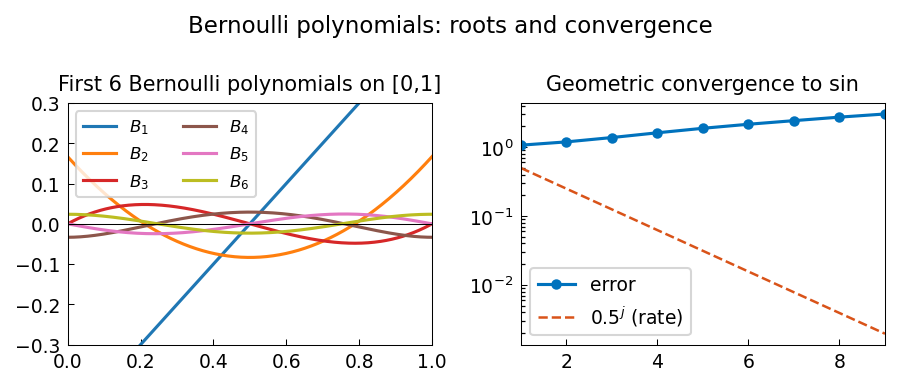

Write Python code to recreate this figure.
"""Bernoulli polynomials: roots, convergence, and Bernoulli numbers.

Demonstrates constructing Bernoulli polynomials by repeated integration,
verifying that each polynomial has at most 3 real roots on [0,1], and
showing the geometric convergence of rescaled odd Bernoulli polynomials to sin.

Credit: Inspired by Chebfun example roots/BernoulliPolynomials.m
(Stefan Guettel, February 2012).
Original MATLAB Chebfun: Copyright 2017 by The University of Oxford and
The Chebfun Developers. See https://www.chebfun.org/ for Chebfun information.
"""
import os

os.environ.setdefault("XLA_PYTHON_CLIENT_PREALLOCATE", "false")

import matplotlib

matplotlib.use("Agg")
import math
import os
import sys

import jax.numpy as jnp
import matplotlib.pyplot as plt
import numpy as np

sys.path.insert(0, os.path.join(os.path.dirname(__file__), '..', '..', 'src'))

import chebfunjax as cj
from chebfunjax.plotting import chebfun_style

chebfun_style()

def run():
    print("=" * 60)
    print("Bernoulli polynomials")
    print("=" * 60)

    dom = (0.0, 1.0)

    # Build Bernoulli polynomials recursively:
    # B_0(x) = 1
    # B_j(x) = j * integral of B_{j-1}(x) dx, with constant chosen so
    #          int_0^1 B_j(x) dx = 0 (i.e. B_j has zero mean).
    N = 20
    B = []
    b0 = cj.chebfun(lambda x: jnp.ones_like(x), domain=dom)
    B.append(b0)
    for j in range(1, N + 1):
        bj = cj.chebfun(lambda x, _j=j, _prev=B[j-1]: _j * _prev.cumsum()(jnp.array(x)) - _j * float(_prev.cumsum().mean()), domain=dom)
        B.append(bj)

    # Print Bernoulli numbers B_j(0) for j = 0..13
    print("\nBernoulli numbers B_j(0) for j = 0..13:")
    bn = []
    for j in range(14):
        val = float(B[j](jnp.array(0.0)))
        bn.append(val)
        print(f"  B_{j}(0) = {val:.8f}")

    # Known Bernoulli numbers
    exact_bn = [1, -0.5, 1/6, 0, -1/30, 0, 1/42, 0, -1/30, 0, 5/66, 0, -691/2730, 0]
    for j in range(14):
        err = abs(bn[j] - exact_bn[j])
        assert err < 1e-6, f"B_{j}(0) error: {err}"
    print("All Bernoulli numbers match to 1e-6.")

    # Count roots of each Bernoulli polynomial on [0,1]
    print("\nNumber of real roots of B_j on [0,1] for j = 1..20:")
    max_roots = 0
    for j in range(1, N + 1):
        r = B[j].roots()
        nr = len(r)
        max_roots = max(max_roots, nr)
        if j <= 10:
            print(f"  B_{j}: {nr} roots")
    print(f"  Maximum number of roots (j=1..{N}): {max_roots}")
    assert max_roots <= 3, f"Expected at most 3 roots, got {max_roots}"

    # Convergence of rescaled odd Bernoulli polynomials to sin(2*pi*x)
    limit = cj.chebfun(lambda x: jnp.sin(2.0 * jnp.pi * x), domain=dom)
    errs = []
    js = range(1, min(N // 2 + 1, 10))
    for j in js:
        sign = (-1)**j
        scale = (2 * math.pi)**(2*j - 1) / 2.0 / math.factorial(2*j - 1)
        bj_scaled = cj.chebfun(lambda x, _j=j, _s=sign*scale, _bj=B[2*j]: _s * _bj(jnp.array(x)), domain=dom)
        err = float((bj_scaled - limit).norm(np.inf))
        errs.append(err)
    print("\nConvergence of rescaled odd B_{2j} polynomials to sin(2*pi*x):")
    for i, j in enumerate(js):
        print(f"  j={j}: err = {errs[i]:.2e}")

    # --- Plots ---
    _here = os.path.dirname(os.path.abspath(__file__))
    xs = np.linspace(0.0, 1.0, 400)

    fig, axes = plt.subplots(1, 2)

    # Left: first 6 Bernoulli polynomials
    colors = plt.cm.tab10(np.linspace(0, 1, 7))
    for j in range(1, 7):
        ys = np.array(B[j](jnp.array(xs)))
        axes[0].plot(xs, ys, color=colors[j-1], linewidth=1.5, label=f"$B_{j}$")
    axes[0].axhline(0, color="k", linewidth=0.5)
    axes[0].set_xlim(0, 1)
    axes[0].set_ylim(-0.3, 0.3)
    axes[0].set_title("First 6 Bernoulli polynomials on [0,1]")
    axes[0].legend(fontsize=8, ncol=2)

    # Right: convergence to sin
    if errs:
        axes[1].semilogy(list(js), errs, color='#0072BD', marker='.', linestyle='-', markersize=8, linewidth=1.5, label="error")
        axes[1].semilogy(list(js), [0.5**j for j in js], color='#D95319', linestyle='--', linewidth=1.2, label="$0.5^j$ (rate)")
        axes[1].set_title("Geometric convergence to sin")
        axes[1].legend(fontsize=9)

    fig.suptitle("Bernoulli polynomials: roots and convergence", fontsize=11)
    fig.tight_layout()
    fig.savefig(os.path.join(_here, "bernoulli_polynomials.png"), dpi=150, bbox_inches="tight")
    plt.close(fig)

    print("\nAll assertions passed.")
    return True

if __name__ == "__main__":
    run()
